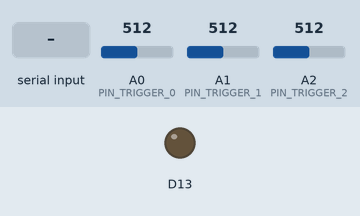
Simulated run of this sketch. Board: Arduino Zero (SAMD21). Parts: output pins drawn as LEDs (lit = HIGH). The test bench sets the inputs (shaded band); at power-on: A0 (PIN_TRIGGER_0) = 512, A1 (PIN_TRIGGER_1) = 512, A2 (PIN_TRIGGER_2) = 512. What the sketch prints to the serial monitor is not drawn.

Above: at 0.1 s.
At 1.7 s:
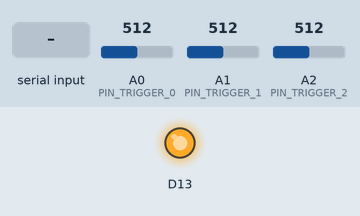
1.8 s: "a" received over Serial
Timing chart, 0 to 4.8 s (numbered marks = the images above; inputs shaded):
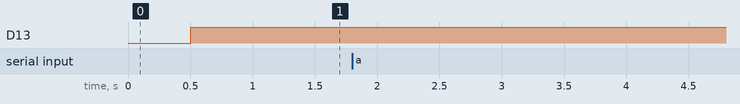

The sketch:

latency_test.ino
```cpp
// we'll use pin A0 as the input trigger and just poll it's A/D
// so that we can be triggered by off-board low-voltage digital i/o (like 1.8v)

#define NUM_TRIGGERS 3
#define PIN_TRIGGER_0 A0
#define PIN_TRIGGER_1 A1
#define PIN_TRIGGER_2 A2

typedef enum {
  STATE_IDLE,
  STATE_TRIGGER_0,
  STATE_TRIGGER_1,
  STATE_TRIGGER_2,
} State;
static State state = STATE_IDLE;
static uint32_t t_start = 0;
static uint32_t t_elapsed[NUM_TRIGGERS] = {0};


void setup()
{
  pinMode(PIN_LED, OUTPUT);
  digitalWrite(PIN_LED, LOW);
  Serial.begin(115200);

  // read the A/D a few times to try to flush out any junk
  for (int i = 0; i < 10; i++)
  {
    delay(50);
    analogRead(PIN_TRIGGER_0);
    analogRead(PIN_TRIGGER_1);
    analogRead(PIN_TRIGGER_2);
  }
}

void trigger_0()
{
  t_start = micros();
  digitalWrite(PIN_LED, HIGH);
  state = STATE_TRIGGER_0;
}

void trigger_1()
{
  t_elapsed[0] = micros() - t_start;
  state = STATE_TRIGGER_1;
}

void trigger_2()
{
  t_elapsed[1] = micros() - t_start;
  state = STATE_TRIGGER_2;
}

void stop_timing()
{
  const uint32_t t_stop = micros();
  t_elapsed[2] = t_stop - t_start;

  Serial.print(t_elapsed[0]);
  Serial.print(" ");
  Serial.print(t_elapsed[1]);
  Serial.print(" ");
  Serial.println(t_elapsed[2]);

  digitalWrite(PIN_LED, LOW);
  state = STATE_IDLE;
}

void loop()
{
  int rx_byte = -1;
  if (Serial.available() > 0)
    rx_byte = Serial.read();

  const int trigger_threshold = (int)(1.4 * 1024.0 / 3.3);

  switch (state)
  {
    case STATE_IDLE:
      if (rx_byte == 'A' || analogRead(PIN_TRIGGER_0) > trigger_threshold)
        trigger_0();
      break;

    case STATE_TRIGGER_0:
      if (rx_byte == 'B' || analogRead(PIN_TRIGGER_1) > trigger_threshold)
        trigger_1();
      break;

    case STATE_TRIGGER_1:
      if (rx_byte == 'C' || analogRead(PIN_TRIGGER_2) > trigger_threshold)
        trigger_2();
      break;

    case STATE_TRIGGER_2:
      if (rx_byte == 'a')
        stop_timing();
      break;

    default:
      state = STATE_IDLE;
      break;
  }
}
```
